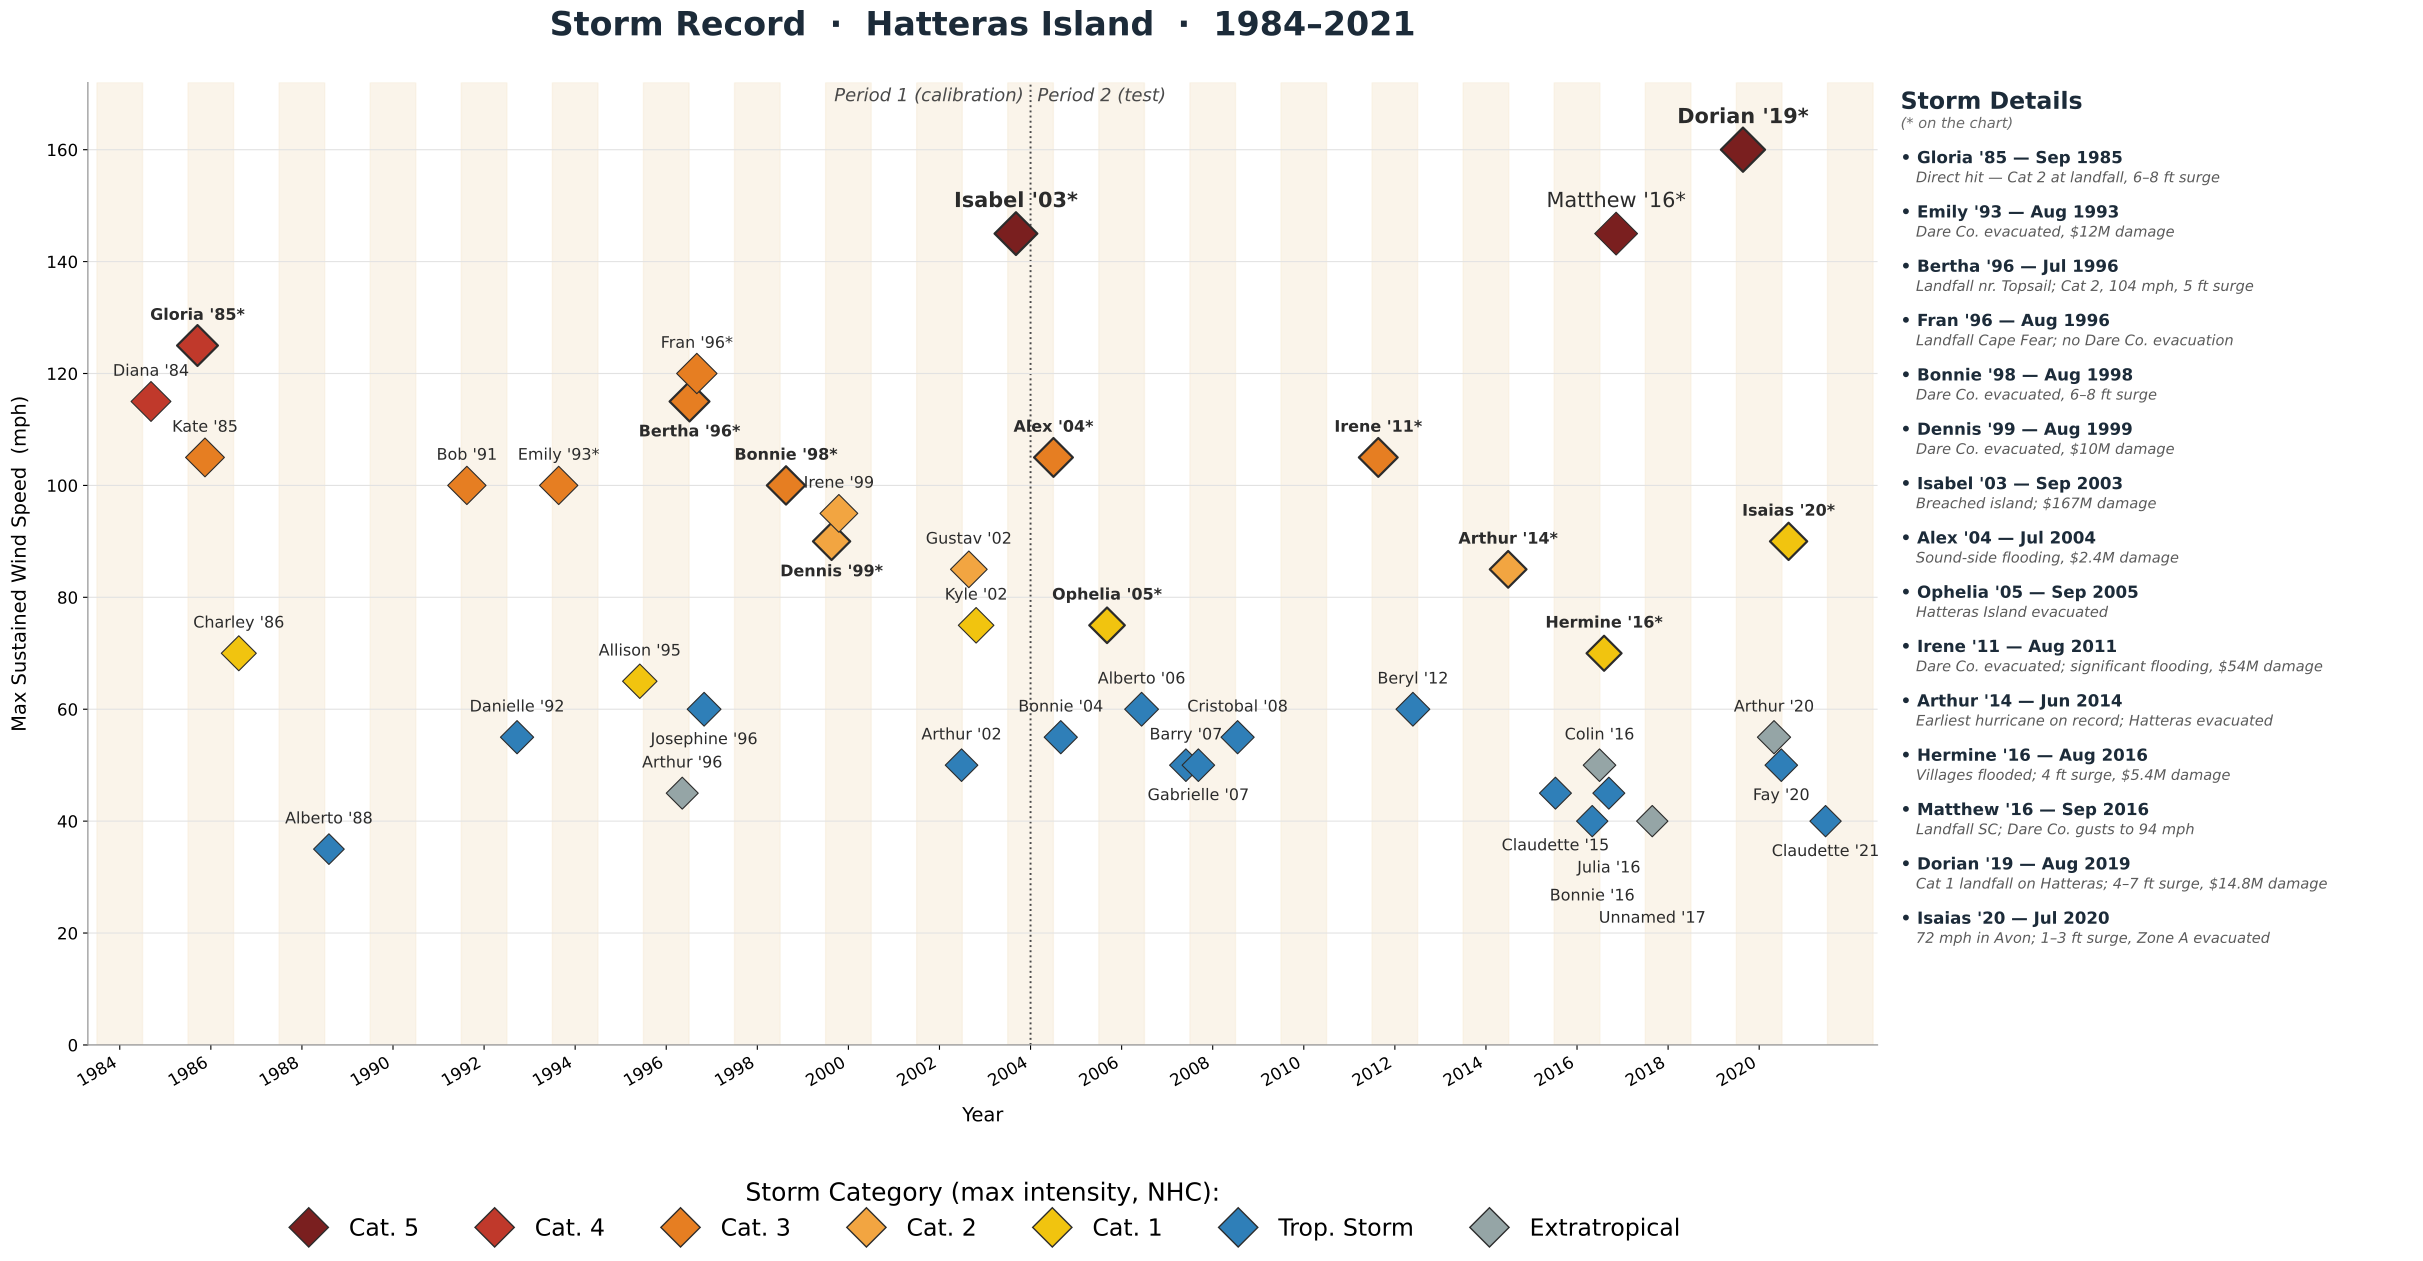

This chart was generated by the following Python code:
"""
HAT_storm_record_1984_2021.py

Named-storm record for Hatteras Island, NC, 1984-2021.

Data sources:
  - NOAA Historical Hurricane Tracks search (60 nm buffer of Hatteras, Dare
    County, NC) -> "start"/"end"/"cat" per HISTORICAL_STORMS below, plus
    max sustained wind speed / min pressure pulled from the same search.
  - "Hatteras, NC Hurricane History Since 1985" -> local landfall/impact
    detail (surge, evacuations, damage) for the more notable storms.
  - Bertha, Fran (1996) and Isaias (2020): NOT in the 60 nm buffer search
    (their tracks passed outside it), but documented as local impacts in
    the hurricane-history doc. Wind/pressure for these three were cross-
    checked against NHC/NWS tropical cyclone reports (source="local"
    below). This distinction is kept in the data for provenance but is no
    longer flagged on the figure itself (previously a dagger + footnote).

Known remaining gaps (not yet added -- flagged to Hannah, not included
without confirmation): Earl 2010, Sandy 2012, Maria 2017, Florence 2018,
and Michael 2018 all appear in the hurricane-history doc but, like
Bertha/Fran/Isaias, are absent from the 60 nm buffer search. Unlike
Bertha/Fran/Isaias their NC landfalls (or, for Sandy/Michael, their
tracks) were far enough from Hatteras that local impact was minor/indirect
per the doc's own text, so they were left out pending a decision on
whether to include them.

Nor'easters / non-tropical winter storms are still not included (no
dataset available for these).

Chart labels: storms with a documented local-impact note get a plain
asterisk (*); the writeup is in the "Storm Details" sidebar, matched by
name/year rather than a numbered reference (numbers next to the year
abbreviation, e.g. Gloria '85, read as confusingly similar to the year
itself).
"""

import datetime as dt

import matplotlib.pyplot as plt
from matplotlib.lines import Line2D
from matplotlib.transforms import Bbox

# --------------------------------------------------------------------------
# Storm data
# --------------------------------------------------------------------------
# cat        = max Saffir-Simpson category reached over the storm's full
#              lifetime (NHC best track), not necessarily at landfall
# wind       = max sustained wind speed (mph) corresponding to `cat`
# pressure   = min central pressure (mb) corresponding to `cat`
# landfall   = True  -> doc confirms direct Hatteras/Dare Co. impact or evac
#              False -> doc/NHC indicates storm passed by with minor/no
#                       local impact (or made landfall well south)
#              None  -> no local-impact narrative available (NOAA-only)
# source     = "noaa"  -> from the 60 nm buffer search
#              "local" -> from the hurricane-history doc only; wind/
#                         pressure cross-checked against NHC reports
HISTORICAL_STORMS = [
    # -------------------------------------------------------------------------
    # 1984-2004  (Period 1: calibration)
    # -------------------------------------------------------------------------
    {"name": "Diana",     "start": "1984-09-08", "end": "1984-09-16", "cat": "H4", "wind": 115, "pressure": 949,  "landfall": None,  "note": "",                                                  "source": "noaa"},
    {"name": "Gloria",    "start": "1985-09-16", "end": "1985-10-02", "cat": "H4", "wind": 125, "pressure": 920,  "landfall": True,  "note": "Direct hit \u2014 Cat 2 at landfall, 6\u20138 ft surge", "source": "noaa"},
    {"name": "Kate",      "start": "1985-11-15", "end": "1985-11-23", "cat": "H3", "wind": 105, "pressure": 954,  "landfall": False, "note": "",                                                  "source": "noaa"},
    {"name": "Charley",   "start": "1986-08-13", "end": "1986-08-30", "cat": "H1", "wind": 70,  "pressure": 980,  "landfall": None,  "note": "",                                                  "source": "noaa"},
    {"name": "Alberto",   "start": "1988-08-05", "end": "1988-08-08", "cat": "TS", "wind": 35,  "pressure": 1002, "landfall": None,  "note": "",                                                  "source": "noaa"},
    {"name": "Bob",       "start": "1991-08-16", "end": "1991-08-29", "cat": "H3", "wind": 100, "pressure": 950,  "landfall": False, "note": "",                                                  "source": "noaa"},
    {"name": "Danielle",  "start": "1992-09-22", "end": "1992-09-26", "cat": "TS", "wind": 55,  "pressure": 1001, "landfall": None,  "note": "",                                                  "source": "noaa"},
    {"name": "Emily",     "start": "1993-08-22", "end": "1993-09-06", "cat": "H3", "wind": 100, "pressure": 960,  "landfall": False, "note": "Dare Co. evacuated, $12M damage",                    "source": "noaa"},
    {"name": "Allison",   "start": "1995-06-03", "end": "1995-06-11", "cat": "H1", "wind": 65,  "pressure": 982,  "landfall": None,  "note": "",                                                  "source": "noaa"},
    {"name": "Arthur",    "start": "1996-06-17", "end": "1996-06-23", "cat": "ET", "wind": 45,  "pressure": 992,  "landfall": None,  "note": "",                                                  "source": "noaa"},
    {"name": "Bertha",    "start": "1996-07-05", "end": "1996-07-17", "cat": "H3", "wind": 115, "pressure": 960,  "landfall": True,  "note": "Landfall nr. Topsail; Cat 2, 104 mph, 5 ft surge",   "source": "local"},
    {"name": "Fran",      "start": "1996-08-23", "end": "1996-09-10", "cat": "H3", "wind": 120, "pressure": 946,  "landfall": False, "note": "Landfall Cape Fear; no Dare Co. evacuation",         "source": "local"},
    {"name": "Josephine", "start": "1996-10-04", "end": "1996-10-16", "cat": "TS", "wind": 60,  "pressure": 970,  "landfall": None,  "note": "",                                                  "source": "noaa"},
    {"name": "Bonnie",    "start": "1998-08-19", "end": "1998-08-31", "cat": "H3", "wind": 100, "pressure": 954,  "landfall": True,  "note": "Dare Co. evacuated, 6\u20138 ft surge",              "source": "noaa"},
    {"name": "Dennis",    "start": "1999-08-24", "end": "1999-09-08", "cat": "H2", "wind": 90,  "pressure": 962,  "landfall": True,  "note": "Dare Co. evacuated, $10M damage",                    "source": "noaa"},
    {"name": "Irene",     "start": "1999-10-12", "end": "1999-10-19", "cat": "H2", "wind": 95,  "pressure": 958,  "landfall": None,  "note": "",                                                  "source": "noaa"},
    {"name": "Arthur",    "start": "2002-07-14", "end": "2002-07-19", "cat": "TS", "wind": 50,  "pressure": 992,  "landfall": None,  "note": "",                                                  "source": "noaa"},
    {"name": "Gustav",    "start": "2002-09-08", "end": "2002-09-15", "cat": "H2", "wind": 85,  "pressure": 960,  "landfall": None,  "note": "",                                                  "source": "noaa"},
    {"name": "Kyle",      "start": "2002-09-20", "end": "2002-10-12", "cat": "H1", "wind": 75,  "pressure": 980,  "landfall": None,  "note": "",                                                  "source": "noaa"},
    {"name": "Isabel",    "start": "2003-09-06", "end": "2003-09-20", "cat": "H5", "wind": 145, "pressure": 915,  "landfall": True,  "note": "Breached island; $167M damage",                      "source": "noaa"},
    # -------------------------------------------------------------------------
    # 2004-2024  (Period 2: validation; data currently through 2021)
    # -------------------------------------------------------------------------
    {"name": "Alex",      "start": "2004-07-31", "end": "2004-08-06", "cat": "H3", "wind": 105, "pressure": 957,  "landfall": True,  "note": "Sound-side flooding, $2.4M damage",                  "source": "noaa"},
    {"name": "Bonnie",    "start": "2004-08-03", "end": "2004-08-14", "cat": "TS", "wind": 55,  "pressure": 1001, "landfall": None,  "note": "",                                                  "source": "noaa"},
    {"name": "Ophelia",   "start": "2005-09-06", "end": "2005-09-23", "cat": "H1", "wind": 75,  "pressure": 976,  "landfall": True,  "note": "Hatteras Island evacuated",                          "source": "noaa"},
    {"name": "Alberto",   "start": "2006-06-10", "end": "2006-06-19", "cat": "TS", "wind": 60,  "pressure": 969,  "landfall": None,  "note": "",                                                  "source": "noaa"},
    {"name": "Barry",     "start": "2007-05-31", "end": "2007-06-05", "cat": "TS", "wind": 50,  "pressure": 990,  "landfall": None,  "note": "",                                                  "source": "noaa"},
    {"name": "Gabrielle", "start": "2007-09-08", "end": "2007-09-11", "cat": "TS", "wind": 50,  "pressure": 1004, "landfall": None,  "note": "",                                                  "source": "noaa"},
    {"name": "Cristobal", "start": "2008-07-19", "end": "2008-07-23", "cat": "TS", "wind": 55,  "pressure": 998,  "landfall": None,  "note": "",                                                  "source": "noaa"},
    {"name": "Irene",     "start": "2011-08-21", "end": "2011-08-30", "cat": "H3", "wind": 105, "pressure": 942,  "landfall": True,  "note": "Dare Co. evacuated; significant flooding, $54M damage", "source": "noaa"},
    {"name": "Beryl",     "start": "2012-05-25", "end": "2012-06-02", "cat": "TS", "wind": 60,  "pressure": 992,  "landfall": None,  "note": "",                                                  "source": "noaa"},
    {"name": "Arthur",    "start": "2014-06-28", "end": "2014-07-09", "cat": "H2", "wind": 85,  "pressure": 973,  "landfall": True,  "note": "Earliest hurricane on record; Hatteras evacuated",   "source": "noaa"},
    {"name": "Claudette", "start": "2015-07-12", "end": "2015-07-15", "cat": "TS", "wind": 45,  "pressure": 1003, "landfall": None,  "note": "",                                                  "source": "noaa"},
    {"name": "Bonnie",    "start": "2016-05-27", "end": "2016-06-09", "cat": "TS", "wind": 40,  "pressure": 1006, "landfall": None,  "note": "",                                                  "source": "noaa"},
    {"name": "Colin",     "start": "2016-06-05", "end": "2016-06-08", "cat": "ET", "wind": 50,  "pressure": 987,  "landfall": None,  "note": "",                                                  "source": "noaa"},
    {"name": "Hermine",   "start": "2016-08-28", "end": "2016-09-08", "cat": "H1", "wind": 70,  "pressure": 981,  "landfall": True,  "note": "Villages flooded; 4 ft surge, $5.4M damage",         "source": "noaa"},
    {"name": "Julia",     "start": "2016-09-13", "end": "2016-09-21", "cat": "TS", "wind": 45,  "pressure": 1007, "landfall": None,  "note": "",                                                  "source": "noaa"},
    {"name": "Matthew",   "start": "2016-09-28", "end": "2016-10-10", "cat": "H5", "wind": 145, "pressure": 934,  "landfall": False, "note": "Landfall SC; Dare Co. gusts to 94 mph",              "source": "noaa"},
    {"name": "Unnamed",   "start": "2017-08-27", "end": "2017-08-29", "cat": "ET", "wind": 40,  "pressure": 1004, "landfall": None,  "note": "",                                                  "source": "noaa"},
    {"name": "Dorian",    "start": "2019-08-24", "end": "2019-09-09", "cat": "H5", "wind": 160, "pressure": 910,  "landfall": True,  "note": "Cat 1 landfall on Hatteras; 4\u20137 ft surge, $14.8M damage", "source": "noaa"},
    {"name": "Arthur",    "start": "2020-05-16", "end": "2020-05-21", "cat": "ET", "wind": 55,  "pressure": 989,  "landfall": None,  "note": "",                                                  "source": "noaa"},
    {"name": "Fay",       "start": "2020-07-05", "end": "2020-07-11", "cat": "TS", "wind": 50,  "pressure": 998,  "landfall": None,  "note": "",                                                  "source": "noaa"},
    {"name": "Isaias",    "start": "2020-07-30", "end": "2020-08-05", "cat": "H1", "wind": 90,  "pressure": 986,  "landfall": True,  "note": "72 mph in Avon; 1\u20133 ft surge, Zone A evacuated", "source": "local"},
    {"name": "Claudette", "start": "2021-06-17", "end": "2021-06-23", "cat": "TS", "wind": 40,  "pressure": 1003, "landfall": None,  "note": "",                                                  "source": "noaa"},
]

PERIOD_BOUNDARY = 2004  # Period 1 (calibration) / Period 2 (validation)


def decimal_year(date_str):
    y, m, d = (int(x) for x in date_str.split("-"))
    start = dt.date(y, 1, 1)
    this = dt.date(y, m, d)
    end = dt.date(y + 1, 1, 1)
    return y + (this - start).days / (end - start).days


for s in HISTORICAL_STORMS:
    s["x"] = decimal_year(s["start"])

# --------------------------------------------------------------------------
# De-clutter: several years have 2-5 storms only weeks apart (e.g. five in
# 2016). Rather than a running left-to-right push (which can cascade a
# whole cluster's positions into a neighboring year), group consecutive
# storms whose gap is below MIN_SEP and evenly redistribute *within* each
# cluster, centered on the cluster's true mean date. Labels still show each
# storm's own year, so nothing displayed becomes inaccurate.
storms = sorted(HISTORICAL_STORMS, key=lambda s: s["x"])
MIN_SEP = 0.16
clusters, current = [], [storms[0]]
for s in storms[1:]:
    if s["x"] - current[-1]["x"] < MIN_SEP:
        current.append(s)
    else:
        clusters.append(current)
        current = [s]
clusters.append(current)

for cluster in clusters:
    n = len(cluster)
    if n == 1:
        continue
    mean_x = sum(c["x"] for c in cluster) / n
    for i, c in enumerate(cluster):
        c["x"] = mean_x + (i - (n - 1) / 2) * MIN_SEP

# Cluster-level spreading can leave the tail of one cluster close to the
# head of the next (e.g. Colin '16 vs Hermine '16). Clean up any residual
# close pairs with a small, local nudge.
storms.sort(key=lambda s: s["x"])
CLEANUP_SEP = 0.10
for i in range(1, len(storms)):
    if storms[i]["x"] - storms[i - 1]["x"] < CLEANUP_SEP:
        storms[i]["x"] = storms[i - 1]["x"] + CLEANUP_SEP

# --------------------------------------------------------------------------
# Styling
# --------------------------------------------------------------------------
CAT_COLORS = {
    "H5": "#7a1f1f", "H4": "#c0392b", "H3": "#e67e22", "H2": "#f2a541",
    "H1": "#f1c40f", "TS": "#2f7fb8", "ET": "#95a5a6",
}
CAT_ORDER = ["H5", "H4", "H3", "H2", "H1", "TS", "ET"]
CAT_LABELS = {
    "H5": "Cat. 5", "H4": "Cat. 4", "H3": "Cat. 3", "H2": "Cat. 2",
    "H1": "Cat. 1", "TS": "Trop. Storm", "ET": "Extratropical",
}

plt.rcParams["font.family"] = "DejaVu Sans"
fig = plt.figure(figsize=(30, 12.5), dpi=150)
gs = fig.add_gridspec(1, 2, width_ratios=[3.5, 1], wspace=0.02)
ax = fig.add_subplot(gs[0, 0])
ax_side = fig.add_subplot(gs[0, 1])
fig.patch.set_facecolor("white")
ax.set_facecolor("white")

x_min, x_max = 1983.3, 2022.6

# Year background stripes
for yr in range(1984, 2023):
    if yr % 2 == 0:
        ax.axvspan(yr - 0.5, yr + 0.5, color="#f7ead6", alpha=0.5, zorder=0)

# Period 1 / Period 2 boundary
ax.axvline(PERIOD_BOUNDARY, color="#4a4a4a", linestyle=":", linewidth=1.4, zorder=1)
ax.text(PERIOD_BOUNDARY - 0.15, 168, "Period 1 (calibration)", ha="right", va="bottom",
        fontsize=13, color="#4a4a4a", style="italic")
ax.text(PERIOD_BOUNDARY + 0.15, 168, "Period 2 (test)", ha="left", va="bottom",
        fontsize=13, color="#4a4a4a", style="italic")

# Storm markers
for s in HISTORICAL_STORMS:
    size = 170 + s["wind"] * 2.1
    s["_size"] = size
    ax.scatter(s["x"], s["wind"], s=size, marker="D",
               color=CAT_COLORS[s["cat"]], edgecolor="#2b2b2b",
               linewidth=1.6 if s["landfall"] else 0.8, zorder=3)

# Axes formatting (set BEFORE label placement so pixel<->data mapping used
# for collision checks below matches the final rendered chart)
ax.set_xlim(x_min, x_max)
ax.set_ylim(0, 172)
ax.set_xticks(range(1984, 2022, 2))
ax.set_xticklabels(range(1984, 2022, 2), rotation=30, ha="right", fontsize=12)
ax.set_yticks(range(0, 161, 20))
ax.tick_params(axis="y", labelsize=12)
ax.set_xlabel("Year", fontsize=14, labelpad=12)
ax.set_ylabel("Max Sustained Wind Speed  (mph)", fontsize=14, labelpad=12)
ax.set_title("Storm Record  \u00b7  Hatteras Island  \u00b7  1984\u20132021",
             fontsize=24, fontweight="bold", pad=34, color="#1c2b39")

ax.grid(axis="y", color="#e2e2e2", linewidth=0.8, zorder=0)
for spine in ["top", "right"]:
    ax.spines[spine].set_visible(False)
for spine in ["left", "bottom"]:
    ax.spines[spine].set_color("#888888")

# Legend (added now so tight_layout below accounts for it)
handles = [Line2D([0], [0], marker="D", color="w", markerfacecolor=CAT_COLORS[c],
                   markeredgecolor="#2b2b2b", markersize=20, label=CAT_LABELS[c])
           for c in CAT_ORDER]
legend = ax.legend(handles=handles, title="Storm Category (max intensity, NHC):",
                    loc="upper center", bbox_to_anchor=(0.5, -0.12),
                    ncol=7, frameon=False, fontsize=17,
                    title_fontsize=18, columnspacing=2.2, handletextpad=0.7)

plt.tight_layout()
fig.canvas.draw()  # finalize layout so pixel positions below are accurate
renderer = fig.canvas.get_renderer()

# --------------------------------------------------------------------------
# Collision-aware label placement
#
# Rather than assuming above/below alternation is enough (it isn't once 3+
# storms land within the same year), place each label, measure its actual
# rendered bounding box, and check it against every box placed so far
# (marker diamonds + other labels). If it collides, try the next vertical
# tier out. Names are placed most-intense-storm-first, so e.g. Isabel/
# Dorian keep their close, prominent labels.
#
# Notes no longer live on the chart at all -- they're too long to fit
# without crowding, even with tiering. Instead, storms with a note get a
# plain asterisk, and readers find the matching writeup by name in the
# chronological sidebar list (no number-matching needed).
# --------------------------------------------------------------------------
placed_boxes = []


def px_bbox_from_data(x, y, size_pts2):
    disp = ax.transData.transform((x, y))
    r = (size_pts2 ** 0.5) * fig.dpi / 72.0 / 2.0
    return Bbox.from_bounds(disp[0] - r, disp[1] - r, 2 * r, 2 * r)


def collides(bbox, pad=2.0):
    bbox = bbox.padded(pad)
    return any(bbox.overlaps(b) for b in placed_boxes)


# Register every marker diamond as a fixed obstacle first
for s in HISTORICAL_STORMS:
    placed_boxes.append(px_bbox_from_data(s["x"], s["wind"], s["_size"]))

LABEL_TIERS = [16, -16, 32, -32, 48, -48, 64, -64, 80, -80, 96, -96, 112, -112]

for s in sorted(HISTORICAL_STORMS, key=lambda s: -s["wind"]):
    yr_suffix = "'" + s["start"][2:4]
    star = "*" if s["note"] else ""
    label = f"{s['name']} {yr_suffix}{star}"
    weight = "bold" if s["landfall"] else "normal"
    fontsize = 15 if s["wind"] >= 140 else 11.5

    chosen_dy = None
    for dy in LABEL_TIERS:
        va = "bottom" if dy > 0 else "top"
        txt = ax.annotate(label, (s["x"], s["wind"]), xytext=(0, dy),
                           textcoords="raw_offset points", ha="center", va=va,
                           fontsize=fontsize, fontweight=weight, color="#2b2b2b")
        bbox = txt.get_window_extent(renderer=renderer)
        if not collides(bbox):
            placed_boxes.append(bbox)
            chosen_dy = dy
            break
        txt.remove()
    if chosen_dy is None:
        dy = LABEL_TIERS[0]
        txt = ax.annotate(label, (s["x"], s["wind"]), xytext=(0, dy),
                           textcoords="raw_offset points", ha="center", va="bottom",
                           fontsize=fontsize, fontweight=weight, color="#2b2b2b")
        placed_boxes.append(txt.get_window_extent(renderer=renderer))

# --------------------------------------------------------------------------
# Sidebar: chronological detail list for every storm with a note.
#
# Positions are anchored to axes-fraction (0, 1) -- the top-left of the
# panel -- with a running raw_offset in points, so the physical panel-pixel
# height doesn't depend on any data/ylim choice. Each entry's vertical
# footprint is measured directly from its actual rendered bounding box
# (same renderer-based approach used for the main chart), so header/note
# spacing is exact rather than a guessed line-height.
# --------------------------------------------------------------------------
import textwrap

ax_side.axis("off")
ax_side.set_xlim(0, 1)
ax_side.set_ylim(0, 1)

MONTH_ABBR = ["", "Jan", "Feb", "Mar", "Apr", "May", "Jun",
              "Jul", "Aug", "Sep", "Oct", "Nov", "Dec"]

noted_storms = [s for s in HISTORICAL_STORMS if s["note"]]
WRAP_WIDTH = 60
cursor_pt = 6.0  # running raw_offset, in points, down from the top of the panel


def place_side(text, fontsize, gap_before, weight="normal", style="normal",
                color="#1c2b39", indent=0.0, linespacing=1.3):
    global cursor_pt
    cursor_pt += gap_before
    txt = ax_side.annotate(text, xy=(indent, 1), xycoords="axes fraction",
                            xytext=(0, -cursor_pt), textcoords="raw_offset points",
                            va="top", ha="left", fontsize=fontsize, fontweight=weight,
                            style=style, color=color, linespacing=linespacing)
    bbox = txt.get_window_extent(renderer=renderer)
    cursor_pt += bbox.height * 72.0 / fig.dpi
    return txt


place_side("Storm Details", fontsize=17, gap_before=0, weight="bold")
place_side("(* on the chart)", fontsize=10.5, gap_before=2, style="italic", color="#6a6a6a")

for s in noted_storms:
    y, m, d = (int(v) for v in s["start"].split("-"))
    date_str = f"{MONTH_ABBR[m]} {y}"
    yr_suffix = "'" + s["start"][2:4]
    header = f"\u2022 {s['name']} {yr_suffix} \u2014 {date_str}"
    place_side(header, fontsize=12, gap_before=15, weight="bold")

    wrapped = textwrap.fill(s["note"], width=WRAP_WIDTH)
    place_side(wrapped, fontsize=10.5, gap_before=3, style="italic",
               color="#5a5a5a", indent=0.03, linespacing=1.4)

panel_height_pt = ax_side.get_position().height * fig.get_size_inches()[1] * 72.0
print(f"Sidebar content height: {cursor_pt:.0f}pt / panel height: {panel_height_pt:.0f}pt")

plt.savefig(r"C:\Users\hanna\PycharmProjects\CASCADE\scripts\input_preperation\storm_history\HAT_storm_record_1984_2021.png",
            dpi=200, bbox_inches="tight")
plt.savefig(r"C:\Users\hanna\PycharmProjects\CASCADE\scripts\input_preperation\storm_history\HAT_storm_record_1984_2021.pdf",
            bbox_inches="tight")
print("Saved figure.")
